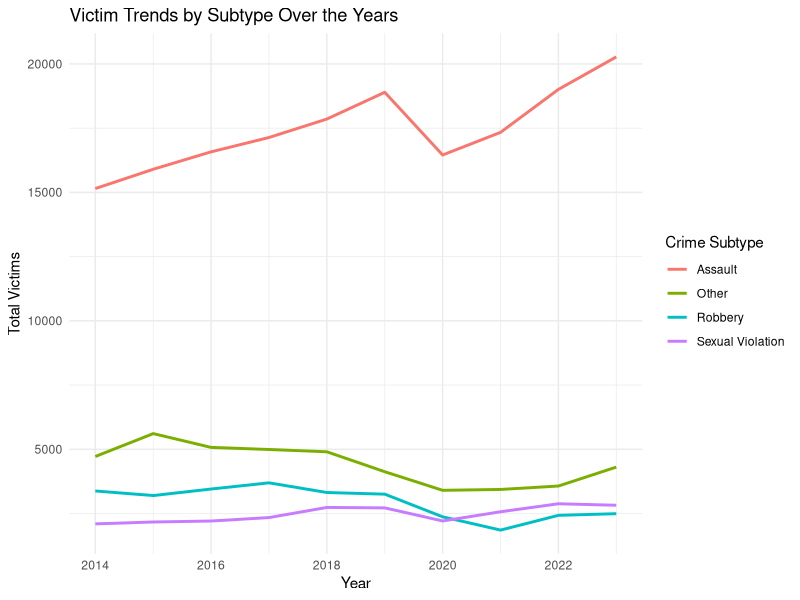
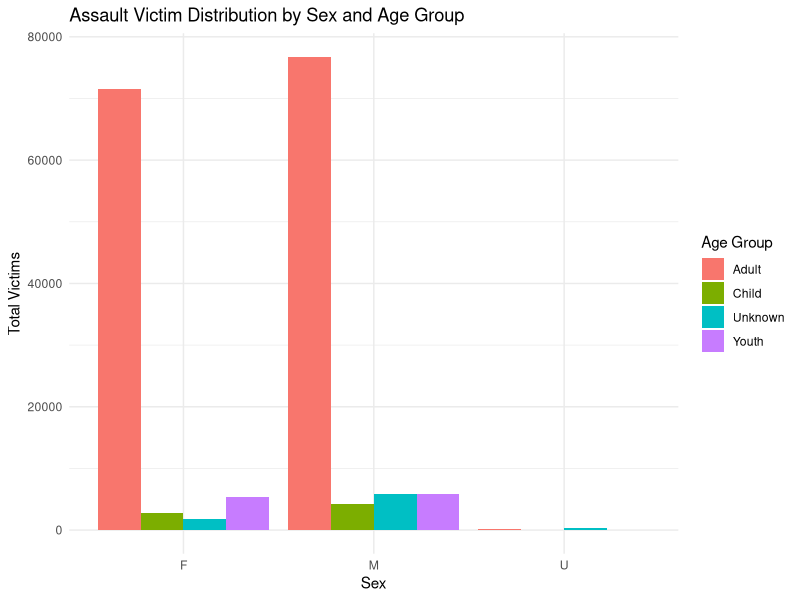
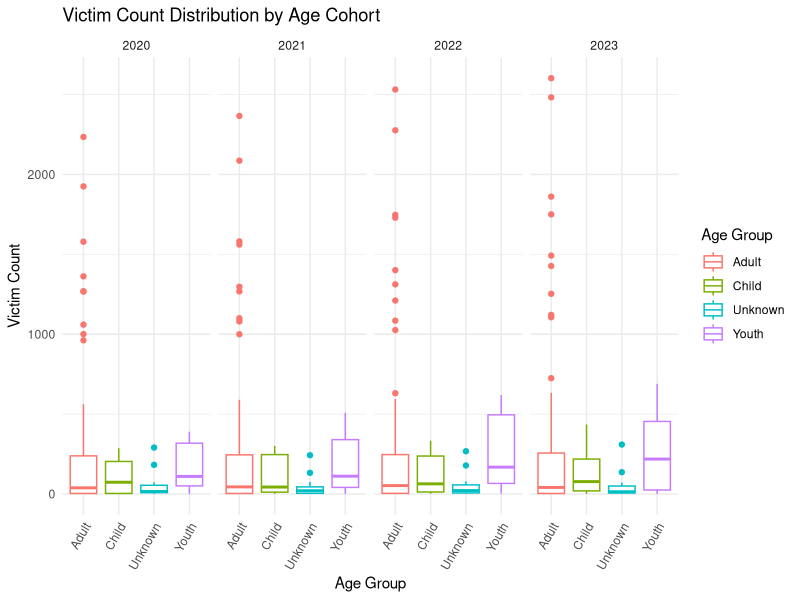

These charts were generated, in order, by the following R code:
#### Preamble ####
# Purpose: Generate the data visualizations and tables as in the paper.
# Author: Huayan Yu
# Date: 24 September 2024
# Contact: huayan.yu@mail.utoronto.ca
# License: MIT
# Pre-requisites: Libraries `tidyverse` and `knitr` installed

#### Workspace setup ####
library(tidyverse)
library(knitr)

# Load the data
data <- read.csv("data/analysis_data/toronto_crime_victims_cleaned.csv")

#### Visualizations with ggplot2 ####
# Visualization 1: a line chart of victim subtypes by year (2014 - 2023) 
# Aggregate data by year and subtypes
category_vs_year <- data %>%
  group_by(REPORT_YEAR, SUBTYPE) %>%
  summarize(Total_Count = sum(COUNT_))

# Create line plot
vis1 <- ggplot(category_vs_year, aes(x=REPORT_YEAR, y=Total_Count, color=SUBTYPE)) +
  geom_line(linewidth=1) +
  labs(title="Victim Trends by Subtype Over the Years",
       x="Year", y="Total Victims", color="Crime Subtype") +
  theme_minimal()
vis1

# Visualization 2: a bar chart of assault victim distribution by sex and age group
# Aggregate data by sex and age group and filtered on assault subtype
assault_victim_by_sex_age <- data %>%
  filter(SUBTYPE == "Assault") %>%
  group_by(SEX, AGE_GROUP) %>%
  summarize(Total_Count = sum(COUNT_))

# Create bar plot
vis2 <- ggplot(assault_victim_by_sex_age, aes(x = SEX, y = Total_Count, fill = AGE_GROUP)) +
  geom_bar(stat = "identity", position = "dodge") +
  labs(title = "Assault Victim Distribution by Sex and Age Group",
       x = "Sex", y = "Total Victims",
       fill = "Age Group") +
  theme_minimal()
vis2

# Visualization 3: side-by-side boxplot for victims by age groups over year (last 4 years)
vis3 <- ggplot(data %>% filter(REPORT_YEAR >= 2020), 
               aes(x = AGE_GROUP, y = COUNT_, color = AGE_GROUP)) +
  geom_boxplot() +
  labs(title = "Victim Count Distribution by Age Cohort", 
       x = "Age Group", y = "Victim Count", color = "Age Group") +
  theme_minimal() +
  theme(axis.text.x = element_text(angle = 60, hjust = 1)) +
  facet_grid(~ REPORT_YEAR)
vis3


#### Table creations with knitr ####
# Table 1: data summarization table
# Replace NA values with empty strings for the selected columns
summary_data <- summary(data[,c(3, 4, 6, 8)])
summary_df <- as.data.frame.matrix(summary_data)
summary_df[is.na(summary_df)] <- ""
kable(summary_df, caption = "Number of Records in Each Categorical Variable", row.names = FALSE)

# Table 2: proportion and its growth of victims by year and sex (last 4 years)
proportion_sex_year <- data %>%
  filter(REPORT_YEAR >= 2020) %>%
  group_by(REPORT_YEAR, SEX) %>%
  summarize(Total_Count = sum(COUNT_)) %>%
  group_by(REPORT_YEAR) %>%
  mutate(Proportion = round(Total_Count / sum(Total_Count), 3)) %>%
  arrange(SEX) %>%
  group_by(SEX) %>%
  mutate(Percentage_Change_Total = round((Total_Count - lag(Total_Count)) / lag(Total_Count) * 100, 2))

colnames(proportion_sex_year) <- c("Year", "Sex", "Total", "Proportion",
                                   "Pct Change Total")
proportion_sex_year[is.na(proportion_sex_year)] = 0
kable(proportion_sex_year, row.names=FALSE)

# Table 3: percentage change for the three age groups from 2020 to 2023.

victim_change <- data %>%
  filter(REPORT_YEAR %in% c(2020, 2023)) %>%
  group_by(REPORT_YEAR, AGE_GROUP) %>%
  summarize(Total_Victims = sum(COUNT_)) %>%
  spread(REPORT_YEAR, Total_Victims) %>%
  mutate(Pct_Change = round(((`2023` - `2020`) / `2020`) * 100, 2)) %>%
  select(AGE_GROUP, `2020`, `2023`, Pct_Change)
victim_change <- victim_change[c(1, 2, 4),] # remove the unknown category
colnames(victim_change) <- c("Age Group", "2020", "2023", "Percentage Change")
kable(victim_change, row.names=FALSE)